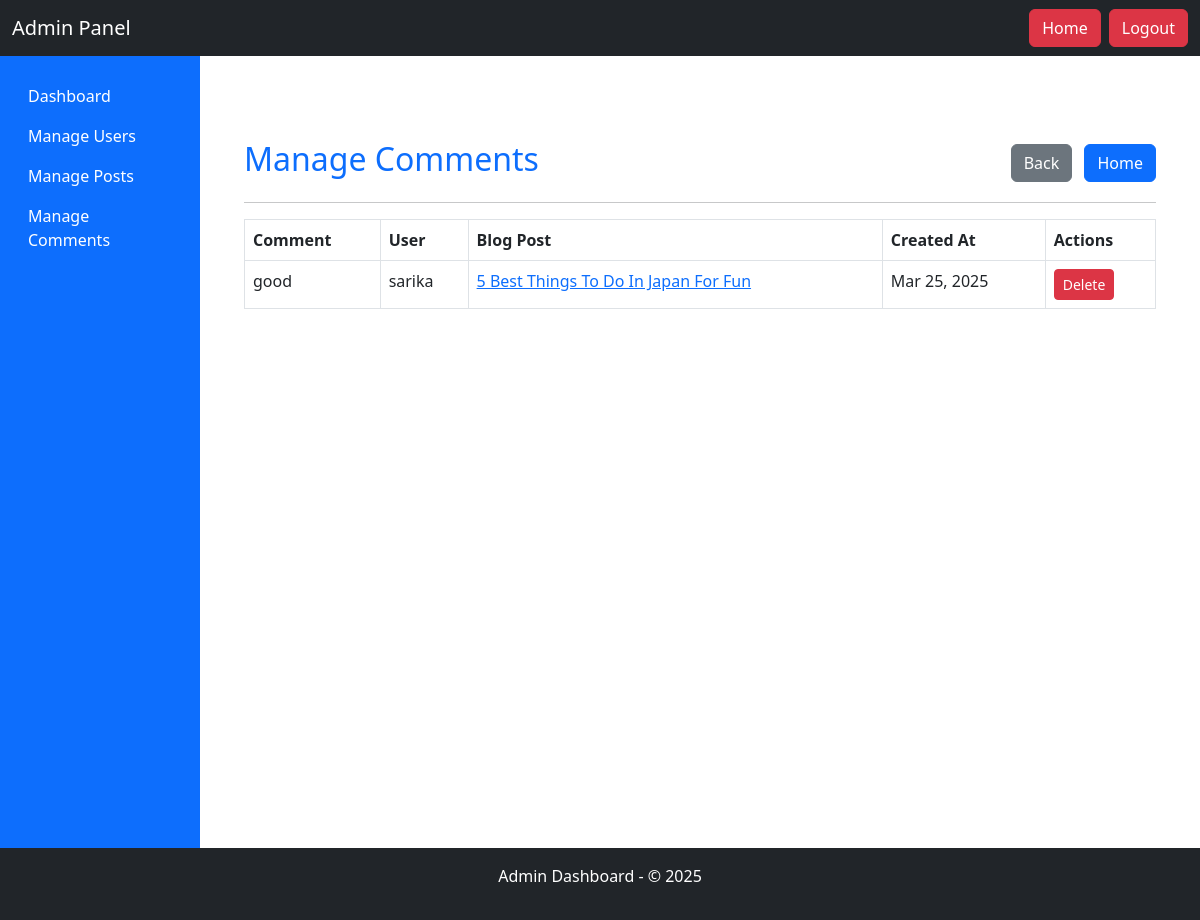
Page /admin-panel/manage-comments/ (signed in) on the earlier database version.
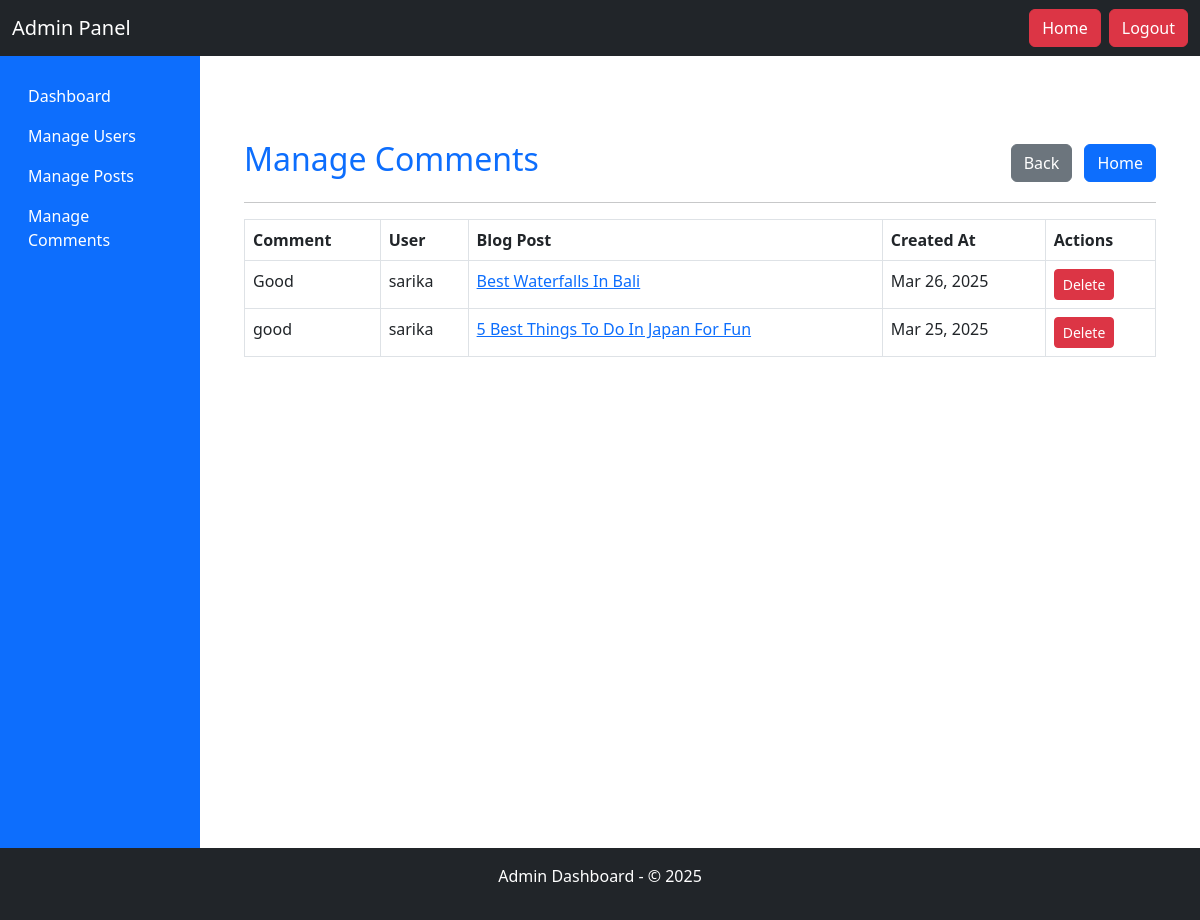
Same page on the later database version.
### user_app/models.py (models this page shows, shortened)
class Comment(models.Model):
    blog = models.ForeignKey('BlogPost', on_delete=models.CASCADE, related_name="comments")
    user = models.ForeignKey(User, on_delete=models.CASCADE)
    content = models.TextField()
    parent = models.ForeignKey('self', null=True, blank=True, on_delete=models.CASCADE, related_name="replies")
    created_at = models.DateTimeField(auto_now_add=True)

class BlogPost(models.Model):
    user = models.ForeignKey(User, on_delete=models.CASCADE)  # Link to user
    title = models.CharField(max_length=255)
    content = RichTextUploadingField()
    image = models.ImageField(upload_to="blog_images/", blank=True, null=True)  # Optional image
    created_at = models.DateTimeField(auto_now_add=True)
    updated_at = models.DateTimeField(auto_now=True)
    likes = models.ManyToManyField(User, related_name='blog_likes', blank=True)  # Like feature

### admin_app/views.py (the view)
# urls.py: path('manage-comments/', views.manage_comments, name='manage_comments'),
@user_passes_test(is_admin)
def manage_comments(request):
    comments = Comment.objects.all().order_by('-created_at')
    return render(request, 'admin_app/manage_comments.html', {'comments': comments})

### admin_app/views.py (called while the page is built)
def is_admin(user):
    return user.is_authenticated and user.is_superuser

### templates/admin_app/manage_comments.html (shortened to what this page needs)
{% extends 'admin_app/admin_base.html' %}
{% load static %}
{% block content %}
<div class="container mt-4" style="min-height: 80vh;">
    <div class="d-flex justify-content-between align-items-center">
        <h2 class="text-primary">Manage Comments</h2>
        <div>
            <a href="{% url 'admin_app:admin_dashboard' %}" class="btn btn-secondary me-2">Back</a>
            <a href="{% url 'user_app:home' %}" class="btn btn-primary">Home</a>
        </div>
    </div>
    <hr>
    <table class="table table-bordered">
        <thead class="bg-primary text-white">
            <tr>
                <th>Comment</th>
                <th>User</th>
                <th>Blog Post</th>
                <th>Created At</th>
                <th>Actions</th>
            </tr>
        </thead>
        <tbody>
            {% for comment in comments %}
            <tr>
                <td>{{ comment.content }}</td>
                <td>{{ comment.user.username }}</td>
                <td>
                    <a href="{% url 'user_app:blog_detail' comment.blog.id %}?source=admin" target="_blank">
                        {{ comment.blog.title }}
                    </a>
                </td>
                <td>{{ comment.created_at|date:"M d, Y" }}</td>
                <td>
                    <a href="{% url 'admin_app:delete_comment' comment.id %}"
                        class="btn btn-danger btn-sm"
                        onclick="return confirmDelete();">
                        Delete
                    </a>
                </td>
            </tr>
            {% empty %}
            <tr>
                <td colspan="5" class="text-center">No comments available</td>
            </tr>
            {% endfor %}
        </tbody>
    </table>
</div>
{% endblock %}

Differences in the rows shown:
added Comment: content "Good", user.username "sarika", blog "Best Waterfalls In Bali", created_at "Mar 26, 2025"
